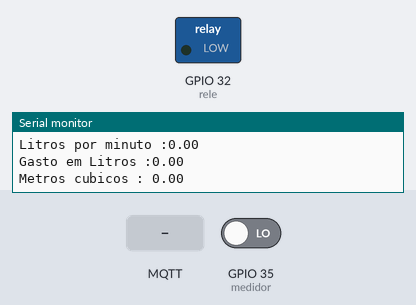
Simulated run of this sketch. Board: ESP32. Shown: switched loads named in the sketch (green lamp = pin HIGH), the last lines printed to the serial monitor. The inputs (shaded band) are chosen by the test bench; at power-on: GPIO 35 (medidor) LOW. WiFi joins after 1.5 s; servers stay silent unless stated; no MQTT or app messages arrive unless stated.

Above: at 2.7 s.
2.8 s: MQTT message "1" arrives on the first subscribed topic
At 7.3 s:
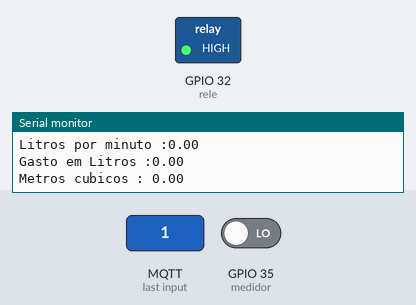
8.0 s: MQTT message "4" arrives on the first subscribed topic
At 12.7 s:
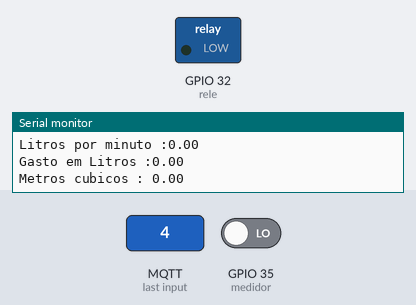
Timing chart, 0 to 14.2 s (numbered marks = the images above; inputs shaded):
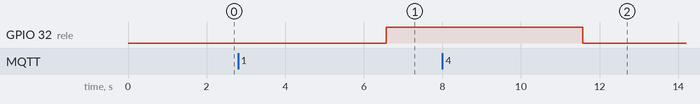

The sketch:

PG-VFinal.ino
```cpp
#include <WiFi.h>
#include <PubSubClient.h>

// WiFi
const char *ssid = "wifi"; // Enter your WiFi name
const char *password = "senha42164100";  // Enter WiFi password

// MQTT Broker
const char *mqtt_broker = "ff029006.us-east-1.emqx.cloud";
const char *topic = "Rele";
const char *mqtt_username = "Esp";
const char *mqtt_password = "noesnograu";
const int mqtt_port = 15004;

int rele = 32 ;
int medidor = 35;
volatile long pulse = 0;
double calculo = 0;
float fluxoAcumulado = 0;
double metroCubico = 0;
float calculoL = 0;
char chang [8];

WiFiClient espClient;
PubSubClient client(espClient);


void setup() {
 pinMode(rele ,OUTPUT);
 pinMode (medidor, INPUT);
 Serial.begin(115200);
 attachInterrupt (digitalPinToInterrupt(medidor) , increase, RISING);
 // connecting to a WiFi network
 WiFi.begin(ssid, password);
 while (WiFi.status() != WL_CONNECTED) {
     delay(500);
     Serial.println("Connecting to WiFi..");
 }
 Serial.println("Connected to the WiFi network");
 //connecting to a mqtt broker
 client.setServer(mqtt_broker, mqtt_port);
 client.setCallback(callback);
 while (!client.connected()) {
     String client_id = "esp32-client-";
     client_id += String(WiFi.macAddress());
     Serial.printf("The client %s connects to the public mqtt broker\n", client_id.c_str());
     if (client.connect(client_id.c_str(), mqtt_username, mqtt_password)) {
         Serial.println("Public emqx mqtt broker connected");
     } else {
         Serial.print("failed with state ");
         Serial.print(client.state());
         delay(2000);
     }
 }
 // publish and subscribe


}


void callback(char *topic, byte *payload, unsigned int length) {
 Serial.print("Message arrived in topic: ");
 Serial.println(topic);
 Serial.print("Message:");
for (int i = 0; i < length; i++) {
    Serial.print((char)payload[i]);
  }
  Serial.println();

  // Switch on the LED if an 1 was received as first character
  if ((char)payload[0] == '1') {
    digitalWrite(rele, HIGH);   // Turn the LED on (Note that LOW is the voltage level
    Serial.println("Rele on: " + String((char)payload[0]));
  } else if ((char)payload[0] == '4'){
    digitalWrite(rele, LOW);  // Turn the LED off by making the voltage HIGH
    Serial.println("Rele off: " + String((char)payload[0]));
  }


 Serial.println();
 Serial.println("-----------------------");
}


void loop() {
 client.loop();
 // publish and subscribe
  calculo = (pulse * 2.25);
  //calculoL = (calculo/1000);
  fluxoAcumulado = (pulse * 2.25) / 1000 ;
  metroCubico = fluxoAcumulado / 1000.000;


  Serial.println("Pulsos dados pelo sensor :" + String(pulse) );

  Serial.println("Litros por minuto :" + String(calculo));

  Serial.println("Gasto em Litros :" + String(fluxoAcumulado) );

  Serial.println("Metros cubicos : " + String(metroCubico) );

  char *valor = dtostrf(fluxoAcumulado, 4, 4,chang);

   client.publish("pg",valor);
   client.subscribe(topic);

  delay(5000);


}
void increase (){

  pulse++;
}
```

Measured:
- after the input at 2.8 s, GPIO 32 (rele): LOW → HIGH after 3.8 s
- after the input at 8.0 s, GPIO 32 (rele): HIGH → LOW after 3.6 s
